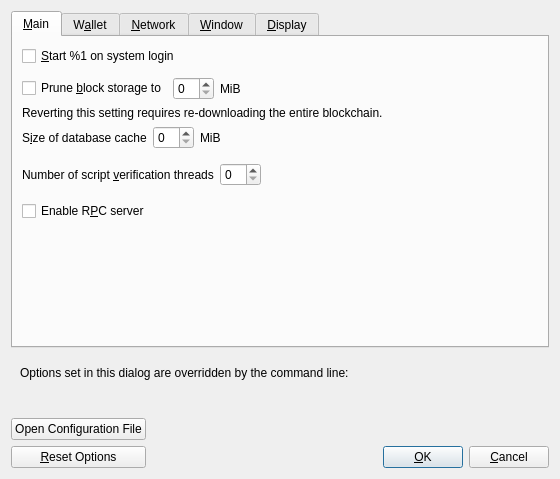
<?xml version="1.0" encoding="UTF-8"?>
<ui version="4.0">
 <class>OptionsDialog</class>
 <widget class="QDialog" name="OptionsDialog">
  <property name="geometry">
   <rect>
    <x>0</x>
    <y>0</y>
    <width>560</width>
    <height>440</height>
   </rect>
  </property>
  <property name="windowTitle">
   <string>Options</string>
  </property>
  <property name="modal">
   <bool>true</bool>
  </property>
  <layout class="QVBoxLayout" name="verticalLayout">
   <item>
    <widget class="QTabWidget" name="tabWidget">
     <property name="currentIndex">
      <number>0</number>
     </property>
     <widget class="QWidget" name="tabMain">
      <attribute name="title">
       <string>&amp;Main</string>
      </attribute>
      <layout class="QVBoxLayout" name="verticalLayout_Main">
       <item>
        <widget class="QCheckBox" name="bitcoinAtStartup">
         <property name="toolTip">
          <string>Automatically start %1 after logging in to the system.</string>
         </property>
         <property name="text">
          <string>&amp;Start %1 on system login</string>
         </property>
        </widget>
       </item>
       <item>
        <spacer name="horizontalSpacer_0_Main">
         <property name="orientation">
          <enum>Qt::Horizontal</enum>
         </property>
         <property name="sizeHint" stdset="0">
          <size>
           <width>40</width>
           <height>5</height>
          </size>
         </property>
        </spacer>
       </item>
       <item>
        <layout class="QHBoxLayout" name="horizontalLayout_Main_Prune">
         <item>
          <widget class="QCheckBox" name="prune">
           <property name="toolTip">
            <string>Enabling pruning significantly reduces the disk space required to store transactions. All blocks are still fully validated. Reverting this setting requires re-downloading the entire blockchain.</string>
           </property>
           <property name="text">
            <string>Prune &amp;block storage to</string>
           </property>
          </widget>
         </item>
         <item>
          <widget class="QSpinBox" name="pruneSizeMiB"/>
         </item>
         <item>
          <widget class="QLabel" name="pruneSizeUnitLabel">
           <property name="text">
            <string>MiB</string>
           </property>
           <property name="textFormat">
            <enum>Qt::PlainText</enum>
           </property>
          </widget>
         </item>
         <item>
          <spacer name="horizontalSpacer_Main_Prune">
           <property name="orientation">
            <enum>Qt::Horizontal</enum>
           </property>
           <property name="sizeHint" stdset="0">
            <size>
             <width>40</width>
             <height>20</height>
            </size>
           </property>
          </spacer>
         </item>
        </layout>
       </item>
       <item>
        <widget class="QLabel" name="pruneWarning">
         <property name="text">
          <string>Reverting this setting requires re-downloading the entire blockchain.</string>
         </property>
         <property name="textFormat">
          <enum>Qt::PlainText</enum>
         </property>
        </widget>
       </item>
       <item>
        <layout class="QHBoxLayout" name="horizontalLayout_2_Main">
         <item>
          <widget class="QLabel" name="databaseCacheLabel">
           <property name="toolTip">
            <string extracomment="Tooltip text for Options window setting that sets the size of the database cache. Explains the corresponding effects of increasing/decreasing this value.">Maximum database cache size. Make sure you have enough RAM. A larger cache can contribute to faster sync, after which the benefit is less pronounced for most use cases. Lowering the cache size will reduce memory usage. Unused mempool memory is shared for this cache.</string>
           </property>
           <property name="text">
            <string>S&amp;ize of database cache</string>
           </property>
           <property name="textFormat">
            <enum>Qt::PlainText</enum>
           </property>
           <property name="buddy">
            <cstring>databaseCache</cstring>
           </property>
          </widget>
         </item>
         <item>
          <widget class="QSpinBox" name="databaseCache"/>
         </item>
         <item>
          <widget class="QLabel" name="databaseCacheUnitLabel">
           <property name="text">
            <string>MiB</string>
           </property>
           <property name="textFormat">
            <enum>Qt::PlainText</enum>
           </property>
          </widget>
         </item>
         <item>
          <spacer name="horizontalSpacer_2_Main">
           <property name="orientation">
            <enum>Qt::Horizontal</enum>
           </property>
           <property name="sizeHint" stdset="0">
            <size>
             <width>40</width>
             <height>20</height>
            </size>
           </property>
          </spacer>
         </item>
        </layout>
       </item>
       <item>
        <layout class="QHBoxLayout" name="horizontalLayout_Main_VerifyLabel">
         <item>
          <widget class="QLabel" name="threadsScriptVerifLabel">
           <property name="toolTip">
            <string extracomment="Tooltip text for Options window setting that sets the number of script verification threads. Explains that negative values mean to leave these many cores free to the system.">Set the number of script verification threads. Negative values correspond to the number of cores you want to leave free to the system.</string>
           </property>
           <property name="text">
            <string>Number of script &amp;verification threads</string>
           </property>
           <property name="textFormat">
            <enum>Qt::PlainText</enum>
           </property>
           <property name="buddy">
            <cstring>threadsScriptVerif</cstring>
           </property>
          </widget>
         </item>
         <item>
          <widget class="QSpinBox" name="threadsScriptVerif">
           <property name="toolTip">
            <string>(0 = auto, &lt;0 = leave that many cores free)</string>
           </property>
          </widget>
         </item>
         <item>
          <spacer name="horizontalSpacer_Main_Threads">
           <property name="orientation">
            <enum>Qt::Horizontal</enum>
           </property>
           <property name="sizeHint" stdset="0">
            <size>
             <width>40</width>
             <height>40</height>
            </size>
           </property>
          </spacer>
         </item>
        </layout>
       </item>
       <item>
        <widget class="QCheckBox" name="enableServer">
         <property name="toolTip">
          <string extracomment="Tooltip text for Options window setting that enables the RPC server.">This allows you or a third party tool to communicate with the node through command-line and JSON-RPC commands.</string>
         </property>
         <property name="text">
          <string extracomment="An Options window setting to enable the RPC server.">Enable R&amp;PC server</string>
         </property>
        </widget>
       </item>
       <item>
        <spacer name="verticalSpacer_Main">
         <property name="orientation">
          <enum>Qt::Vertical</enum>
         </property>
         <property name="sizeHint" stdset="0">
          <size>
           <width>20</width>
           <height>40</height>
          </size>
         </property>
        </spacer>
       </item>
      </layout>
     </widget>
     <widget class="QWidget" name="tabWallet">
      <attribute name="title">
       <string>W&amp;allet</string>
      </attribute>
      <layout class="QVBoxLayout" name="verticalLayout_Wallet">
       <item>
        <widget class="QCheckBox" name="subFeeFromAmount">
         <property name="toolTip">
          <string extracomment="Tooltip text for Options window setting that sets subtracting the fee from a sending amount as default.">Whether to set subtract fee from amount as default or not.</string>
         </property>
         <property name="text">
          <string extracomment="An Options window setting to set subtracting the fee from a sending amount as default.">Subtract &amp;fee from amount by default</string>
         </property>
        </widget>
       </item>
       <item>
        <layout class="QHBoxLayout">
         <item>
          <widget class="QLabel">
           <property name="text">
            <string>Address type:</string>
           </property>
           <property name="buddy">
            <cstring>addressType</cstring>
           </property>
          </widget>
         </item>
         <item>
          <widget class="QValueComboBox" name="addressType">
           <property name="toolTip">
            <string>Choose the default address type to select when receiving coins.</string>
           </property>
          </widget>
         </item>
        </layout>
       </item>
       <item>
        <widget class="QGroupBox" name="groupBox">
         <property name="title">
          <string>Expert</string>
         </property>
         <layout class="QVBoxLayout" name="verticalLayout_2">
          <item>
           <widget class="QCheckBox" name="coinControlFeatures">
            <property name="toolTip">
             <string>Whether to show coin control features or not.</string>
            </property>
            <property name="text">
             <string>Enable co&amp;in control features</string>
            </property>
           </widget>
          </item>
          <item>
           <widget class="QCheckBox" name="spendZeroConfChange">
            <property name="toolTip">
             <string>If you disable the spending of unconfirmed change, the change from a transaction cannot be used until that transaction has at least one confirmation. This also affects how your balance is computed.</string>
            </property>
            <property name="text">
             <string>&amp;Spend unconfirmed change</string>
            </property>
           </widget>
          </item>
          <item>
           <widget class="QCheckBox" name="m_enable_psbt_controls">
            <property name="text">
             <string extracomment="An options window setting to enable PSBT controls.">Enable &amp;PSBT controls</string>
            </property>
            <property name="toolTip">
             <string extracomment="Tooltip text for options window setting that enables PSBT controls.">Whether to show PSBT controls.</string>
            </property>
           </widget>
          </item>
         </layout>
        </widget>
       </item>
       <item>
        <widget class="QGroupBox" name="groupBoxHww">
         <property name="title">
          <string>External Signer (e.g. hardware wallet)</string>
         </property>
         <layout class="QVBoxLayout" name="verticalLayoutHww">
          <item>
           <layout class="QHBoxLayout" name="horizontalLayoutHww">
            <item>
             <widget class="QLabel" name="externalSignerPathLabel">
              <property name="text">
               <string>&amp;External signer script path</string>
              </property>
              <property name="buddy">
               <cstring>externalSignerPath</cstring>
              </property>
             </widget>
            </item>
            <item>
             <widget class="QLineEdit" name="externalSignerPath">
              <property name="toolTip">
               <string>Full path to a %1 compatible script (e.g. C:\Downloads\hwi.exe or /Users/you/Downloads/hwi.py). Beware: malware can steal your coins!</string>
              </property>
             </widget>
            </item>
           </layout>
          </item>
         </layout>
        </widget>
       </item>
       <item>
        <spacer name="verticalSpacer_Wallet">
         <property name="orientation">
          <enum>Qt::Vertical</enum>
         </property>
         <property name="sizeHint" stdset="0">
          <size>
           <width>20</width>
           <height>40</height>
          </size>
         </property>
        </spacer>
       </item>
      </layout>
     </widget>
     <widget class="QWidget" name="tabNetwork">
      <attribute name="title">
       <string>&amp;Network</string>
      </attribute>
      <layout class="QVBoxLayout" name="verticalLayout_Network">
       <item>
        <layout class="QHBoxLayout" name="horizontalLayout_Network_Port">
         <item>
          <widget class="QLabel" name="networkPortLabel">
           <property name="text">
            <string>Network &amp;port</string>
           </property>
           <property name="textFormat">
            <enum>Qt::PlainText</enum>
           </property>
           <property name="buddy">
            <cstring>networkPort</cstring>
           </property>
          </widget>
         </item>
         <item>
          <widget class="QLineEdit" name="networkPort">
           <property name="minimumSize">
            <size>
             <width>55</width>
             <height>0</height>
            </size>
           </property>
           <property name="maximumSize">
            <size>
             <width>55</width>
             <height>16777215</height>
            </size>
           </property>
           <property name="toolTip">
            <string>Network port (e.g. 8333)</string>
           </property>
          </widget>
         </item>
         <item>
          <spacer name="horizontalSpacer_Network_Port">
           <property name="orientation">
            <enum>Qt::Horizontal</enum>
           </property>
           <property name="sizeHint" stdset="0">
            <size>
             <width>40</width>
             <height>20</height>
            </size>
           </property>
          </spacer>
         </item>
        </layout>
       </item>
       <item>
        <widget class="QCheckBox" name="mapPortNatpmp">
         <property name="toolTip">
          <string>Automatically open the Bitcoin client port on the router. This only works when your router supports PCP or NAT-PMP and it is enabled. The external port could be random.</string>
         </property>
         <property name="text">
          <string>Automatically configure router(s) that support PCP or NA&amp;T-PMP</string>
         </property>
        </widget>
       </item>
       <item>
        <widget class="QCheckBox" name="allowIncoming">
         <property name="toolTip">
          <string>Accept connections from outside.</string>
         </property>
         <property name="text">
          <string>Allow incomin&amp;g connections</string>
         </property>
        </widget>
       </item>
       <item>
        <widget class="QCheckBox" name="connectSocks">
         <property name="toolTip">
          <string>Connect to the Bitcoin network through a SOCKS5 proxy.</string>
         </property>
         <property name="text">
          <string>Connect through &amp;SOCKS5 proxy (default proxy):</string>
         </property>
        </widget>
       </item>
       <item>
        <layout class="QHBoxLayout" name="horizontalLayout_1_Network">
         <item>
          <widget class="QLabel" name="proxyIpLabel">
           <property name="text">
            <string>Proxy &amp;IP:</string>
           </property>
           <property name="textFormat">
            <enum>Qt::PlainText</enum>
           </property>
           <property name="buddy">
            <cstring>proxyIp</cstring>
           </property>
          </widget>
         </item>
         <item>
          <widget class="QValidatedLineEdit" name="proxyIp">
           <property name="minimumSize">
            <size>
             <width>140</width>
             <height>0</height>
            </size>
           </property>
           <property name="maximumSize">
            <size>
             <width>140</width>
             <height>16777215</height>
            </size>
           </property>
           <property name="toolTip">
            <string>IP address of the proxy (e.g. IPv4: 127.0.0.1 / IPv6: ::1)</string>
           </property>
          </widget>
         </item>
         <item>
          <widget class="QLabel" name="proxyPortLabel">
           <property name="text">
            <string>&amp;Port:</string>
           </property>
           <property name="textFormat">
            <enum>Qt::PlainText</enum>
           </property>
           <property name="buddy">
            <cstring>proxyPort</cstring>
           </property>
          </widget>
         </item>
         <item>
          <widget class="QLineEdit" name="proxyPort">
           <property name="minimumSize">
            <size>
             <width>55</width>
             <height>0</height>
            </size>
           </property>
           <property name="maximumSize">
            <size>
             <width>55</width>
             <height>16777215</height>
            </size>
           </property>
           <property name="toolTip">
            <string>Port of the proxy (e.g. 9050)</string>
           </property>
          </widget>
         </item>
         <item>
          <spacer name="horizontalSpacer_1_Network">
           <property name="orientation">
            <enum>Qt::Horizontal</enum>
           </property>
           <property name="sizeHint" stdset="0">
            <size>
             <width>40</width>
             <height>20</height>
            </size>
           </property>
          </spacer>
         </item>
        </layout>
       </item>
       <item>
        <layout class="QHBoxLayout" name="horizontalLayout_2_Network">
         <item>
          <widget class="QLabel" name="proxyActiveNets">
           <property name="text">
            <string>Used for reaching peers via:</string>
           </property>
           <property name="textFormat">
            <enum>Qt::PlainText</enum>
           </property>
          </widget>
         </item>
         <item>
          <widget class="QCheckBox" name="proxyReachIPv4">
           <property name="enabled">
            <bool>false</bool>
           </property>
           <property name="toolTip">
            <string>Shows if the supplied default SOCKS5 proxy is used to reach peers via this network type.</string>
           </property>
           <property name="text">
            <string/>
           </property>
          </widget>
         </item>
         <item>
          <widget class="QLabel" name="proxyReachIPv4Label">
           <property name="text">
            <string>IPv4</string>
           </property>
           <property name="textFormat">
            <enum>Qt::PlainText</enum>
           </property>
          </widget>
         </item>
         <item>
          <widget class="QCheckBox" name="proxyReachIPv6">
           <property name="enabled">
            <bool>false</bool>
           </property>
           <property name="toolTip">
            <string>Shows if the supplied default SOCKS5 proxy is used to reach peers via this network type.</string>
           </property>
           <property name="text">
            <string/>
           </property>
          </widget>
         </item>
         <item>
          <widget class="QLabel" name="proxyReachIPv6Label">
           <property name="text">
            <string>IPv6</string>
           </property>
           <property name="textFormat">
            <enum>Qt::PlainText</enum>
           </property>
          </widget>
         </item>
         <item>
          <widget class="QCheckBox" name="proxyReachTor">
           <property name="enabled">
            <bool>false</bool>
           </property>
           <property name="toolTip">
            <string>Shows if the supplied default SOCKS5 proxy is used to reach peers via this network type.</string>
           </property>
           <property name="text">
            <string/>
           </property>
          </widget>
         </item>
         <item>
          <widget class="QLabel" name="proxyReachTorLabel">
           <property name="text">
            <string>Tor</string>
           </property>
           <property name="textFormat">
            <enum>Qt::PlainText</enum>
           </property>
          </widget>
         </item>
         <item>
          <spacer name="horizontalSpacer_2_Network">
           <property name="orientation">
            <enum>Qt::Horizontal</enum>
           </property>
           <property name="sizeHint" stdset="0">
            <size>
             <width>40</width>
             <height>20</height>
            </size>
           </property>
          </spacer>
         </item>
        </layout>
       </item>
       <item>
        <widget class="QCheckBox" name="connectSocksTor">
         <property name="toolTip">
          <string>Connect to the Bitcoin network through a separate SOCKS5 proxy for Tor onion services.</string>
         </property>
         <property name="text">
          <string>Use separate SOCKS&amp;5 proxy to reach peers via Tor onion services:</string>
         </property>
        </widget>
       </item>
       <item>
        <layout class="QHBoxLayout" name="horizontalLayout_3_Network">
         <item>
          <widget class="QLabel" name="proxyIpTorLabel">
           <property name="text">
            <string>Proxy &amp;IP:</string>
           </property>
           <property name="textFormat">
            <enum>Qt::PlainText</enum>
           </property>
           <property name="buddy">
            <cstring>proxyIpTor</cstring>
           </property>
          </widget>
         </item>
         <item>
          <widget class="QValidatedLineEdit" name="proxyIpTor">
           <property name="minimumSize">
            <size>
             <width>140</width>
             <height>0</height>
            </size>
           </property>
           <property name="maximumSize">
            <size>
             <width>140</width>
             <height>16777215</height>
            </size>
           </property>
           <property name="toolTip">
            <string>IP address of the proxy (e.g. IPv4: 127.0.0.1 / IPv6: ::1)</string>
           </property>
          </widget>
         </item>
         <item>
          <widget class="QLabel" name="proxyPortTorLabel">
           <property name="text">
            <string>&amp;Port:</string>
           </property>
           <property name="textFormat">
            <enum>Qt::PlainText</enum>
           </property>
           <property name="buddy">
            <cstring>proxyPortTor</cstring>
           </property>
          </widget>
         </item>
         <item>
          <widget class="QLineEdit" name="proxyPortTor">
           <property name="minimumSize">
            <size>
             <width>55</width>
             <height>0</height>
            </size>
           </property>
           <property name="maximumSize">
            <size>
             <width>55</width>
             <height>16777215</height>
            </size>
           </property>
           <property name="toolTip">
            <string>Port of the proxy (e.g. 9050)</string>
           </property>
          </widget>
         </item>
         <item>
          <spacer name="horizontalSpacer_4_Network">
           <property name="orientation">
            <enum>Qt::Horizontal</enum>
           </property>
           <property name="sizeHint" stdset="0">
            <size>
             <width>40</width>
             <height>20</height>
            </size>
           </property>
          </spacer>
         </item>
        </layout>
       </item>
       <item>
        <layout class="QHBoxLayout" name="horizontalLayout_maxuploadtarget">
         <item>
          <widget class="QCheckBox" name="maxuploadtargetCheckbox">
           <property name="text">
            <string>Try to keep upload traffic under</string>
           </property>
          </widget>
         </item>
         <item>
          <widget class="QSpinBox" name="maxuploadtarget"/>
         </item>
         <item>
          <widget class="QLabel" name="maxuploadtargetUnitLabel">
           <property name="text">
            <string>MiB per day</string>
           </property>
           <property name="textFormat">
            <enum>Qt::PlainText</enum>
           </property>
           <property name="buddy">
            <cstring>maxuploadtargetCheckbox</cstring>
           </property>
          </widget>
         </item>
         <item>
          <spacer name="horizontalSpacer_maxuploadtarget">
           <property name="orientation">
            <enum>Qt::Horizontal</enum>
           </property>
           <property name="sizeHint" stdset="0">
            <size>
             <width>40</width>
             <height>20</height>
            </size>
           </property>
          </spacer>
         </item>
        </layout>
       </item>
       <item>
        <widget class="QCheckBox" name="peerbloomfilters">
         <property name="toolTip">
          <string>Support filtering of blocks and transaction with bloom filters</string>
         </property>
         <property name="text">
          <string>Provide search services for light clients</string>
         </property>
        </widget>
       </item>
       <item>
        <widget class="QCheckBox" name="peerblockfilters">
         <property name="toolTip">
          <string>Generate compact block filters and allow peers to download them</string>
         </property>
         <property name="text">
          <string>Provide compact block filters for light clients</string>
         </property>
        </widget>
       </item>
       <item>
        <spacer name="verticalSpacer_Network">
         <property name="orientation">
          <enum>Qt::Vertical</enum>
         </property>
         <property name="sizeHint" stdset="0">
          <size>
           <width>20</width>
           <height>40</height>
          </size>
         </property>
        </spacer>
       </item>
      </layout>
     </widget>
     <widget class="QWidget" name="tabWindow">
      <attribute name="title">
       <string>&amp;Window</string>
      </attribute>
      <layout class="QVBoxLayout" name="verticalLayout_Window">
       <item>
        <widget class="QCheckBox" name="showTrayIcon">
         <property name="toolTip">
          <string>Show the icon in the system tray.</string>
         </property>
         <property name="text">
          <string>&amp;Show tray icon</string>
         </property>
         <property name="checked">
          <bool>true</bool>
         </property>
        </widget>
       </item>
       <item>
        <widget class="QCheckBox" name="minimizeToTray">
         <property name="toolTip">
          <string>Show only a tray icon after minimizing the window.</string>
         </property>
         <property name="text">
          <string>Minimize to the &amp;tray instead of the taskbar</string>
         </property>
        </widget>
       </item>
       <item>
        <widget class="QCheckBox" name="minimizeOnClose">
         <property name="toolTip">
          <string>Minimize instead of exit the application when the window is closed. When this option is enabled, the application will be closed only after selecting Exit in the menu.</string>
         </property>
         <property name="text">
          <string>M&amp;inimize on close</string>
         </property>
        </widget>
       </item>
       <item>
        <spacer name="verticalSpacer_Window">
         <property name="orientation">
          <enum>Qt::Vertical</enum>
         </property>
         <property name="sizeHint" stdset="0">
          <size>
           <width>20</width>
           <height>40</height>
          </size>
         </property>
        </spacer>
       </item>
      </layout>
     </widget>
     <widget class="QWidget" name="tabDisplay">
      <attribute name="title">
       <string>&amp;Display</string>
      </attribute>
      <layout class="QVBoxLayout" name="verticalLayout_Display">
       <item>
        <layout class="QHBoxLayout" name="horizontalLayout_1_Display">
         <item>
          <widget class="QLabel" name="langLabel">
           <property name="text">
            <string>User Interface &amp;language:</string>
           </property>
           <property name="textFormat">
            <enum>Qt::PlainText</enum>
           </property>
           <property name="buddy">
            <cstring>lang</cstring>
           </property>
          </widget>
         </item>
         <item>
          <widget class="QValueComboBox" name="lang">
           <property name="toolTip">
            <string>The user interface language can be set here. This setting will take effect after restarting %1.</string>
           </property>
          </widget>
         </item>
        </layout>
       </item>
       <item>
        <layout class="QHBoxLayout" name="horizontalLayout_2_Display">
         <item>
          <widget class="QLabel" name="unitLabel">
           <property name="text">
            <string>&amp;Unit to show amounts in:</string>
           </property>
           <property name="textFormat">
            <enum>Qt::PlainText</enum>
           </property>
           <property name="buddy">
            <cstring>unit</cstring>
           </property>
          </widget>
         </item>
         <item>
          <widget class="QValueComboBox" name="unit">
           <property name="toolTip">
            <string>Choose the default subdivision unit to show in the interface and when sending coins.</string>
           </property>
          </widget>
         </item>
        </layout>
       </item>
       <item>
        <widget class="QCheckBox" name="displayAddresses">
         <property name="toolTip">
          <string>Whether to show Bitcoin addresses in the transaction list or not.</string>
         </property>
         <property name="text">
          <string>&amp;Display addresses in transaction list</string>
         </property>
        </widget>
       </item>
       <item>
        <layout class="QHBoxLayout" name="horizontalLayout_3_Display">
         <item>
          <widget class="QLabel" name="thirdPartyTxUrlsLabel">
           <property name="toolTip">
            <string>Third-party URLs (e.g. a block explorer) that appear in the transactions tab as context menu items. %s in the URL is replaced by transaction hash. Multiple URLs are separated by vertical bar |.</string>
           </property>
           <property name="text">
            <string>&amp;Third-party transaction URLs:</string>
           </property>
           <property name="buddy">
            <cstring>thirdPartyTxUrls</cstring>
           </property>
          </widget>
         </item>
         <item>
          <widget class="QLineEdit" name="thirdPartyTxUrls">
           <property name="toolTip">
            <string>Third-party URLs (e.g. a block explorer) that appear in the transactions tab as context menu items. %s in the URL is replaced by transaction hash. Multiple URLs are separated by vertical bar |.</string>
           </property>
           <property name="placeholderText">
            <string notr="true">https://example.com/tx/%s</string>
           </property>
          </widget>
         </item>
        </layout>
       </item>
       <item>
        <layout class="QHBoxLayout" name="horizontalLayout_4_Display">
         <item>
          <widget class="QLabel" name="moneyFontLabel">
           <property name="text">
            <string>Font for amounts: </string>
           </property>
           <property name="buddy">
            <cstring>moneyFont</cstring>
           </property>
          </widget>
         </item>
         <item>
          <widget class="QComboBox" name="moneyFont"/>
         </item>
         <item>
          <widget class="QLabel" name="moneyFont_preview">
           <property name="text">
            <string notr="true">111.11111111 BTC
909.09090909 BTC</string>
           </property>
          </widget>
         </item>
        </layout>
       </item>
       <item>
        <layout class="QHBoxLayout" name="horizontalLayout_qrFont">
         <item>
          <widget class="QLabel" name="qrFontLabel">
           <property name="text">
            <string>Font in QR Codes: </string>
           </property>
           <property name="buddy">
            <cstring>qrFont</cstring>
           </property>
          </widget>
         </item>
         <item>
          <widget class="QComboBox" name="qrFont"/>
         </item>
         <item>
          <widget class="QLabel" name="qrFont_preview">
           <property name="text">
            <string notr="true">1NS17iag9jJgT…
bc1p2q3rvn3gp…</string>
           </property>
          </widget>
         </item>
        </layout>
       </item>
       <item>
        <widget class="QCheckBox" name="peersTabAlternatingRowColors">
         <property name="toolTip">
          <string>Alternate the row colors for the &quot;Peers&quot; and &quot;Banned peers&quot; tables in the Peers tab.</string>
         </property>
         <property name="text">
          <string>Alternate row colors in the Peers tab</string>
         </property>
        </widget>
       </item>
       <item>
        <spacer name="verticalSpacer_Display">
         <property name="orientation">
          <enum>Qt::Vertical</enum>
         </property>
         <property name="sizeHint" stdset="0">
          <size>
           <width>20</width>
           <height>40</height>
          </size>
         </property>
        </spacer>
       </item>
      </layout>
     </widget>
    </widget>
   </item>
   <item>
    <widget class="QFrame" name="frame">
     <layout class="QVBoxLayout" name="verticalLayout_Bottom">
      <item>
       <layout class="QHBoxLayout" name="horizontalLayout_Bottom">
        <item>
         <widget class="QLabel" name="overriddenByCommandLineInfoLabel">
          <property name="text">
           <string>Options set in this dialog are overridden by the command line:</string>
          </property>
          <property name="textFormat">
           <enum>Qt::PlainText</enum>
          </property>
         </widget>
        </item>
        <item>
         <spacer name="horizontalSpacer_Bottom">
          <property name="orientation">
           <enum>Qt::Horizontal</enum>
          </property>
          <property name="sizeHint" stdset="0">
           <size>
            <width>40</width>
            <height>20</height>
           </size>
          </property>
         </spacer>
        </item>
       </layout>
      </item>
      <item>
       <widget class="QLabel" name="overriddenByCommandLineLabel">
        <property name="text">
         <string/>
        </property>
        <property name="textFormat">
         <enum>Qt::PlainText</enum>
        </property>
        <property name="wordWrap">
         <bool>true</bool>
        </property>
       </widget>
      </item>
     </layout>
    </widget>
   </item>
   <item>
    <layout class="QHBoxLayout" name="horizontalLayout_Buttons">
     <item>
      <layout class="QVBoxLayout" name="verticalLayout_Buttons">
       <item>
        <widget class="QPushButton" name="openBitcoinConfButton">
         <property name="toolTip">
          <string>Open the %1 configuration file from the working directory.</string>
         </property>
         <property name="text">
          <string>Open Configuration File</string>
         </property>
         <property name="autoDefault">
          <bool>false</bool>
         </property>
        </widget>
       </item>
       <item>
        <widget class="QPushButton" name="resetButton">
         <property name="toolTip">
          <string>Reset all client options to default.</string>
         </property>
         <property name="text">
          <string>&amp;Reset Options</string>
         </property>
         <property name="autoDefault">
          <bool>false</bool>
         </property>
        </widget>
       </item>
      </layout>
     </item>
     <item>
      <spacer name="horizontalSpacer_1">
       <property name="orientation">
        <enum>Qt::Horizontal</enum>
       </property>
       <property name="sizeHint" stdset="0">
        <size>
         <width>40</width>
         <height>48</height>
        </size>
       </property>
      </spacer>
     </item>
     <item>
      <widget class="QLabel" name="statusLabel">
       <property name="minimumSize">
        <size>
         <width>200</width>
         <height>0</height>
        </size>
       </property>
       <property name="font">
        <font>
         <weight>75</weight>
         <bold>true</bold>
        </font>
       </property>
       <property name="text">
        <string/>
       </property>
       <property name="textFormat">
        <enum>Qt::PlainText</enum>
       </property>
       <property name="wordWrap">
        <bool>true</bool>
       </property>
      </widget>
     </item>
     <item>
      <spacer name="horizontalSpacer_2">
       <property name="orientation">
        <enum>Qt::Horizontal</enum>
       </property>
       <property name="sizeHint" stdset="0">
        <size>
         <width>40</width>
         <height>48</height>
        </size>
       </property>
      </spacer>
     </item>
     <item>
      <layout class="QVBoxLayout" name="verticalLayout_4">
       <item>
        <spacer name="verticalSpacer">
         <property name="orientation">
          <enum>Qt::Vertical</enum>
         </property>
         <property name="sizeHint" stdset="0">
          <size>
           <width>20</width>
           <height>40</height>
          </size>
         </property>
        </spacer>
       </item>
       <item>
        <layout class="QHBoxLayout" name="horizontalLayout">
         <item>
          <widget class="QPushButton" name="okButton">
           <property name="text">
            <string>&amp;OK</string>
           </property>
           <property name="autoDefault">
            <bool>false</bool>
           </property>
           <property name="default">
            <bool>true</bool>
           </property>
          </widget>
         </item>
         <item>
          <widget class="QPushButton" name="cancelButton">
           <property name="text">
            <string>&amp;Cancel</string>
           </property>
           <property name="autoDefault">
            <bool>false</bool>
           </property>
          </widget>
         </item>
        </layout>
       </item>
      </layout>
     </item>
    </layout>
   </item>
  </layout>
 </widget>
 <customwidgets>
  <customwidget>
   <class>QValidatedLineEdit</class>
   <extends>QLineEdit</extends>
   <header>qt/qvalidatedlineedit.h</header>
  </customwidget>
  <customwidget>
   <class>QValueComboBox</class>
   <extends>QComboBox</extends>
   <header>qt/qvaluecombobox.h</header>
  </customwidget>
 </customwidgets>
 <resources/>
 <connections/>
</ui>
